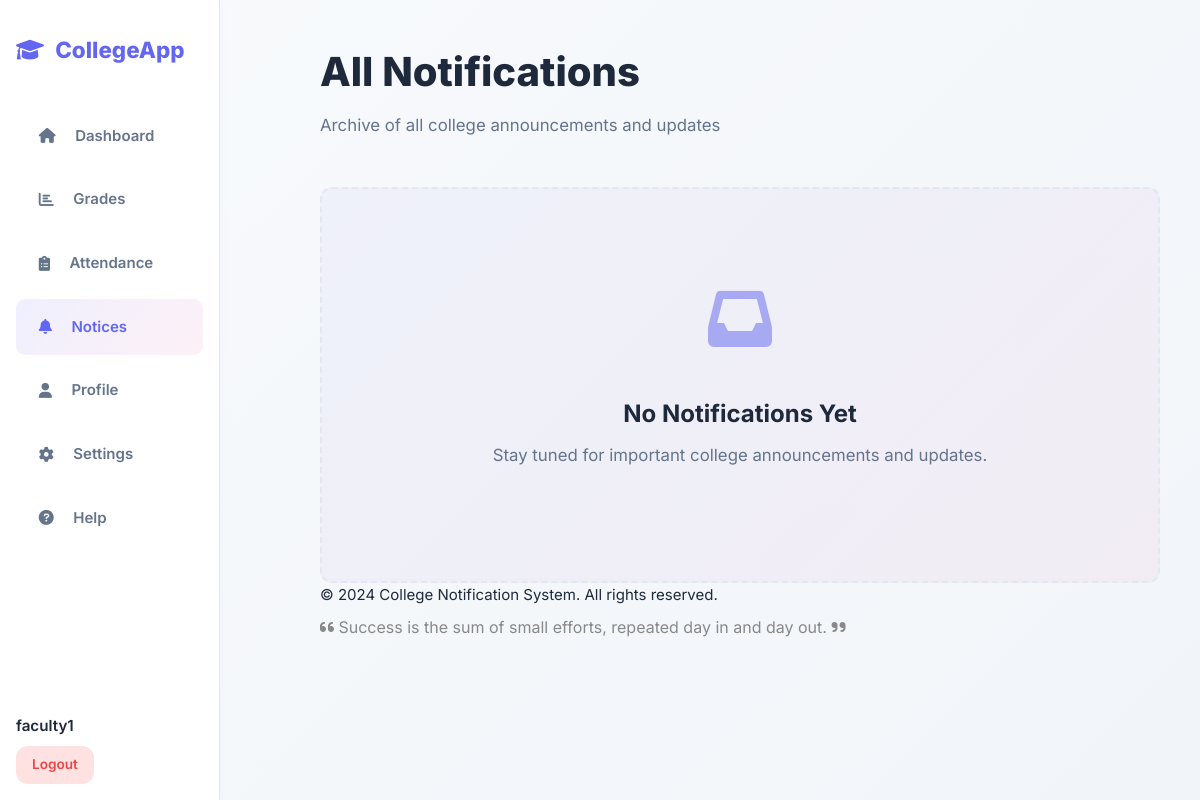
The app's page /notifications (signed in), older data.
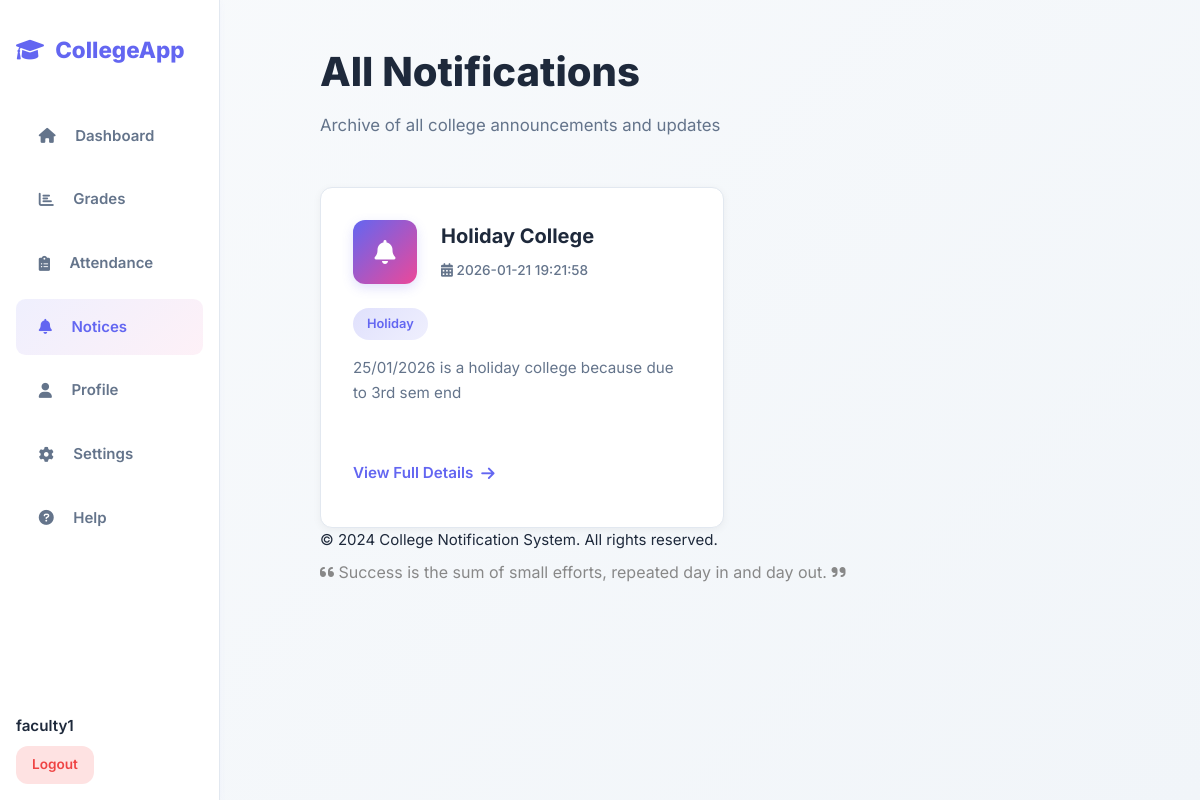
The same page, newer data.
### tables this page shows
CREATE TABLE notices (
  id INTEGER PRIMARY KEY AUTOINCREMENT,
  title TEXT NOT NULL,
  content TEXT NOT NULL,
  category TEXT,
  created_at TEXT DEFAULT (datetime('now','localtime'))
);

### app.py (the view)
@app.route('/notifications')
@login_required()
def notifications():
    db = get_db()
    notices = db.execute("SELECT * FROM notices ORDER BY created_at DESC").fetchall()
    return render_template('notifications.html', notices=notices)

### app.py (called while the page is built, shortened)
def get_db():
    if 'db' not in g:
        g.db = sqlite3.connect(DB)
        g.db.row_factory = sqlite3.Row
        g.db.execute("PRAGMA foreign_keys = ON")
    return g.db

def login_required(role=None):
    def decorator(f):
        @wraps(f)
        def decorated_function(*args, **kwargs):
            if 'user' not in session:
                flash("Please login first!")
                return redirect(url_for('login'))
            return f(*args, **kwargs)
        return decorated_function
    return decorator

### templates/notifications.html (shortened to what this page needs)
{% extends 'base.html' %}
{% block content %}
<div class="notifications-header" style="margin-bottom: 3rem;">
    <div style="display: flex; justify-content: space-between; align-items: center;">
        <div>
            <h1 style="font-size: 2.5rem; font-weight: 800; margin-bottom: 0.5rem; color: var(--text-main);">All Notifications</h1>
            <p style="color: var(--text-muted); font-size: 1.05rem;">Archive of all college announcements and updates</p>
        </div>
    </div>
</div>
<div class="notifications-container">
    {% if notices %}
    <div class="notifications-grid">
        {% for notice in notices %}
        <div class="notification-card">
            <div class="notification-header">
                <div class="notification-icon" style="background: linear-gradient(135deg, var(--primary), var(--secondary));">
                    <i class="fas fa-bell"></i>
                </div>
                <div style="flex: 1;">
                    <h3 style="margin: 0; color: var(--text-main); font-size: 1.25rem; font-weight: 700;">
                        {{ notice['title'] }}
                    </h3>
                    <span class="notification-date">
                        <i class="fas fa-calendar-alt"></i> {{ notice['created_at'] }}
                    </span>
                </div>
            </div>
            <div class="notification-content">
                {% if notice['category'] %}
                <span class="badge" style="background: linear-gradient(135deg, rgba(99, 102, 241, 0.2), rgba(99, 102, 241, 0.1)); color: var(--primary); margin-bottom: 1rem;">
                    {{ notice['category'] }}
                </span>
                {% endif %}
                <p style="color: var(--text-muted); font-size: 0.95rem; line-height: 1.6; margin-bottom: 1.5rem;">
                    {{ notice['content'] }}
                </p>
            </div>
            <a href="{{ url_for('notice_detail', id=notice['id']) }}" class="notification-link">
                <span>View Full Details</span>
                <i class="fas fa-arrow-right" style="margin-left: 0.5rem;"></i>
            </a>
        </div>
        {% endfor %}
    </div>
    {% else %}
    <div class="empty-state">
        <div class="empty-icon">
            <i class="fas fa-inbox"></i>
        </div>
        <h3>No Notifications Yet</h3>
        <p>Stay tuned for important college announcements and updates.</p>
    </div>
    {% endif %}
</div>
{% endblock %}

Row changes from the older to the newer data that the page shows:
added notices: title "Holiday College", created_at "2026-01-21 19:21:58", category "Holiday", content "25/01/2026 is a holiday college because due to 3rd sem end"
Text that changed along with them:
text no longer shown: "No Notifications Yet Stay tuned for important college announcements and updates."
